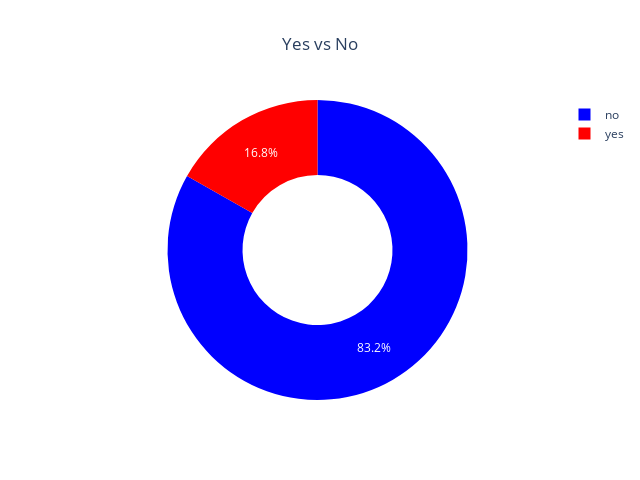

The notebook cell saved with this chart:
### Markdown cell above
Data Preprocessing

### Code cell
# Checking for the target variable distribution
fig = px.pie(data_frame = df, names = 'austim', hole = 0.5, title = 'Yes vs No',
             width = 640, height = 480, color_discrete_sequence = px.colors.sequential.Bluered)
fig.update_layout(title_x = 0.5, uniformtext_minsize = 30)
fig.show()

### Figure 1 — Plotly figure (JSON) as saved in the notebook; plotly's stock layout.template omitted (floating-point values rounded to 4 significant figures; data arrays with more than 128 entries replaced by an {"elided": "..."} marker saying what was removed)
{"data": [{"domain": {"x": [0, 1], "y": [0, 1]}, "hole": 0.5, "hovertemplate": "austim=%{label}<extra></extra>", "labels": {"elided": "292 str values"}, "legendgroup": "", "name": "", "showlegend": true, "type": "pie"}], "layout": {"height": 480, "legend": {"tracegroupgap": 0}, "piecolorway": ["rgb(0,0,255)", "rgb(255,0,0)"], "title": {"text": "Yes vs No", "x": 0.5}, "uniformtext": {"minsize": 30}, "width": 640}}
